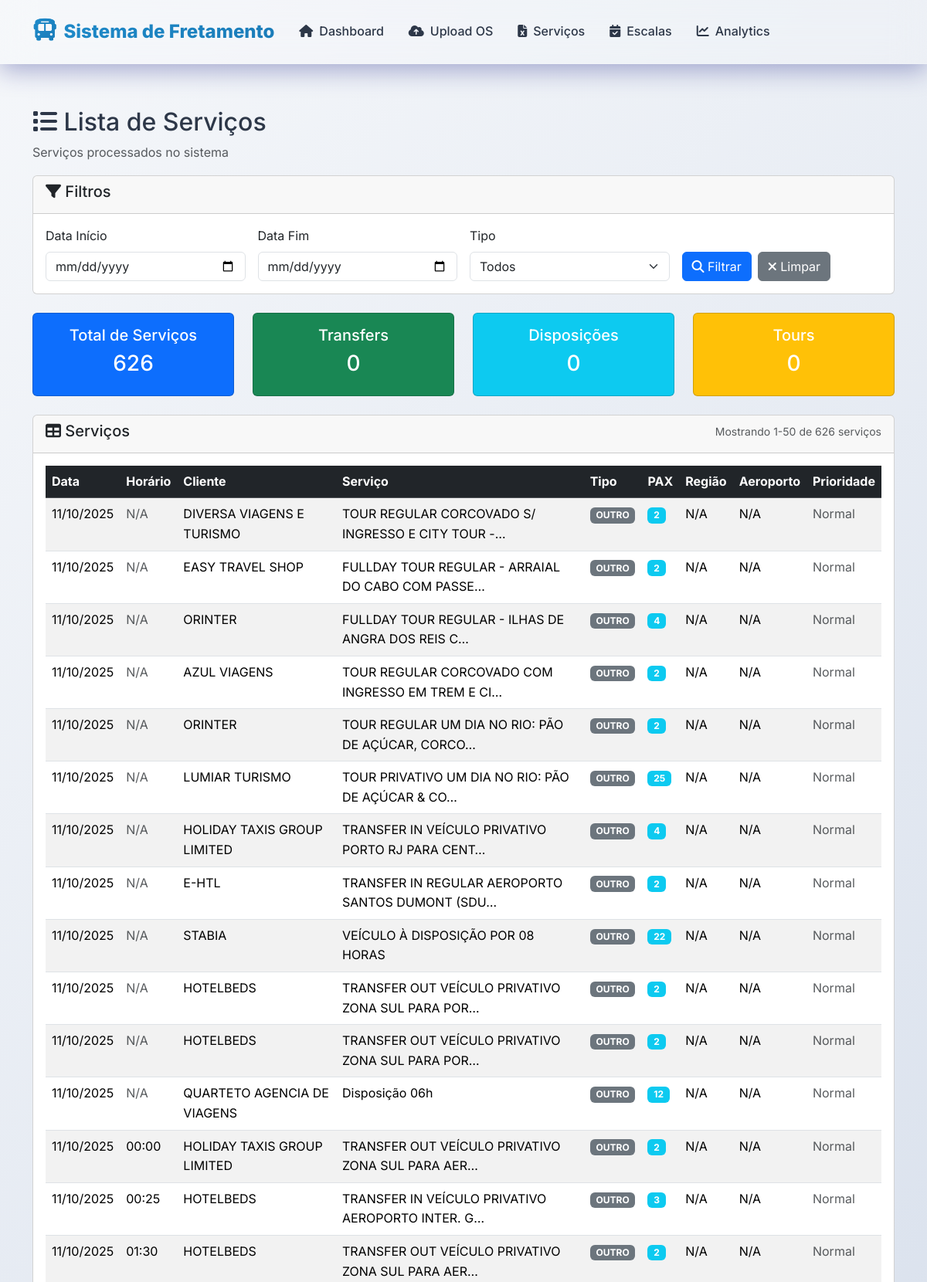
Page /core/servicos/ (upper part) on the committed database.
### core/models.py (models this page shows, shortened)
class Servico(models.Model):
    TIPO_CHOICES = [
        ('TRANSFER', 'Transfer'),
        ('DISPOSICAO', 'Disposição'),
        ('TOUR', 'Tour'),
        ('OUTRO', 'Outro'),
    ]
    DIRECAO_CHOICES = [
        ('IN', 'IN'),
        ('OUT', 'OUT'),
        ('N/A', 'N/A'),
    ]
    AEROPORTO_CHOICES = [
        ('GIG', 'GIG'),
        ('SDU', 'SDU'),
        ('N/A', 'N/A'),
    ]
    REGIAO_CHOICES = [
        ('ZONA SUL', 'Zona Sul'),
        ('SANTOS DUMONT', 'Santos Dumont'),
        ('BARRA', 'Barra'),
        ('CENTRO', 'Centro'),
        ('BUZIOS', 'Búzios'),
        ('ANGRA', 'Angra'),
        ('PETROPOLIS', 'Petrópolis'),
        ('PARATY', 'Paraty'),
        ('MACAE', 'Macaé'),
        ('N/A', 'N/A'),
    ]
    numero_venda = models.CharField(max_length=100, blank=True)
    cliente = models.CharField(max_length=200)
    local_pickup = models.CharField(max_length=300, blank=True)
    pax = models.IntegerField(default=0, help_text="Número de passageiros")
    horario = models.TimeField(null=True, blank=True)
    data_do_servico = models.DateField()
    servico = models.TextField()
    tipo = models.CharField(max_length=20, choices=TIPO_CHOICES, default='OUTRO')
    direcao = models.CharField(max_length=10, choices=DIRECAO_CHOICES, default='N/A')
    aeroporto = models.CharField(max_length=10, choices=AEROPORTO_CHOICES, default='N/A')
    regiao = models.CharField(max_length=20, choices=REGIAO_CHOICES, default='N/A')
    eh_regular = models.BooleanField(default=False)
    eh_prioritario = models.BooleanField(default=False)
    linha_original = models.IntegerField(null=True, blank=True, help_text="Linha na planilha original")
    arquivo_origem = models.CharField(max_length=255, blank=True, help_text="Nome do arquivo de origem")
    created_at = models.DateTimeField(auto_now_add=True)
    updated_at = models.DateTimeField(auto_now=True)
    class Meta:
        ordering = ['data_do_servico', 'horario']
        verbose_name = 'Serviço'
        verbose_name_plural = 'Serviços'

### core/views.py (the view)
# urls.py: path('servicos/', views.ListaServicosView.as_view(), name='lista_servicos'),
class ListaServicosView(ListView):
    model = Servico
    template_name = 'core/lista_servicos.html'
    context_object_name = 'servicos'
    paginate_by = 50
    def get_queryset(self):
        queryset = super().get_queryset().select_related()
        data_inicio = self.request.GET.get('data_inicio')
        data_fim = self.request.GET.get('data_fim')
        tipo = self.request.GET.get('tipo')
        if data_inicio:
            queryset = queryset.filter(data_do_servico__gte=parse_data_brasileira(data_inicio))
        if data_fim:
            queryset = queryset.filter(data_do_servico__lte=parse_data_brasileira(data_fim))
        if tipo:
            queryset = queryset.filter(tipo=tipo)
        return queryset.order_by('-data_do_servico', 'horario')
    def get_context_data(self, **kwargs):
        context = super().get_context_data(**kwargs)
        cache_key = f"lista_servicos_stats_{hash(str(self.request.GET))}"
        stats = cache.get(cache_key)
        if not stats:
            queryset = self.get_queryset()
            stats = queryset.aggregate(
                total_transfers=Count('id', filter=Q(tipo='TRANSFER')),
                total_disposicoes=Count('id', filter=Q(tipo='DISPOSICAO')),
                total_tours=Count('id', filter=Q(tipo='TOUR'))
            )
            cache.set(cache_key, stats, 300)
        context.update(stats)
        return context

### core/templatetags/core_extras.py (called while the page is built)
@register.filter
def querystring_without_page(get_dict):
    mutable_dict = get_dict.copy()
    if 'page' in mutable_dict:
        del mutable_dict['page']
    query = urlencode(mutable_dict)
    return f'&{query}' if query else ''

### templates/core/lista_servicos.html (shortened to what this page needs)
{% extends 'base.html' %}
{% load core_extras %}
{% block content %}
<div class="container mt-4">
    <div class="row">
        <div class="col-12">
            {% if mostrar_info_arquivo %}
                <div class="d-flex align-items-center mb-3">
                    <a href="{% url 'core:lista_arquivos' %}" class="btn btn-outline-secondary me-3">
                        <i class="fas fa-arrow-left"></i>
                    </a>
                    <div>
                        <h2><i class="fas fa-file-excel text-success"></i> {{ arquivo.nome_arquivo }}</h2>
                        <p class="text-muted mb-0">
                            Arquivo processado em {{ arquivo.created_at|date:"d/m/Y às H:i" }} por {{ arquivo.usuario_upload|default:"Sistema" }}
                            <br>
                            <small>
                                <i class="fas fa-calendar"></i> Período: {{ arquivo.periodo_servicos }} |
                                <i class="fas fa-chart-line"></i> {{ arquivo.total_servicos_criados }} serviços |
                                <i class="fas fa-weight-hanging"></i> {{ arquivo.tamanho_formatado }}
                            </small>
                        </p>
                    </div>
                </div>
            {% else %}
                <h2><i class="fas fa-list"></i> Lista de Serviços</h2>
                <p class="text-muted">Serviços processados no sistema</p>
            {% endif %}
        </div>
    </div>
    <div class="card mb-4">
        <div class="card-header">
            <h5><i class="fas fa-filter"></i> Filtros</h5>
        </div>
        <div class="card-body">
            <form method="get" class="row g-3">
                <div class="col-md-3">
                    <label for="data_inicio" class="form-label">Data Início</label>
                    <input type="date" class="form-control" id="data_inicio" name="data_inicio"
                           value="{{ request.GET.data_inicio }}" lang="pt-BR">
                </div>
                <div class="col-md-3">
                    <label for="data_fim" class="form-label">Data Fim</label>
                    <input type="date" class="form-control" id="data_fim" name="data_fim"
                           value="{{ request.GET.data_fim }}" lang="pt-BR">
                </div>
                <div class="col-md-3">
                    <label for="tipo" class="form-label">Tipo</label>
                    <select class="form-select" id="tipo" name="tipo">
                        <option value="">Todos</option>
                    </select>
                </div>
                <div class="col-md-3 d-flex align-items-end">
                    <button type="submit" class="btn btn-primary me-2">
                        <i class="fas fa-search"></i> Filtrar
                    </button>
                    <a href="{% url 'core:lista_servicos' %}" class="btn btn-secondary">
                        <i class="fas fa-times"></i> Limpar
                    </a>
                </div>
            </form>
        </div>
    </div>
    <div class="row mb-4">
        <div class="col-md-3">
            <div class="card text-white bg-primary">
                <div class="card-body text-center">
                    <h5 class="card-title">Total de Serviços</h5>
                    <h3>{{ page_obj.paginator.count }}</h3>
                </div>
            </div>
        </div>
        <div class="col-md-3">
            <div class="card text-white bg-success">
                <div class="card-body text-center">
                    <h5 class="card-title">Transfers</h5>
                    <h3>{{ total_transfers|default:0 }}</h3>
                </div>
            </div>
        </div>
        <div class="col-md-3">
            <div class="card text-white bg-info">
                <div class="card-body text-center">
                    <h5 class="card-title">Disposições</h5>
                    <h3>{{ total_disposicoes|default:0 }}</h3>
                </div>
            </div>
        </div>
        <div class="col-md-3">
            <div class="card text-white bg-warning">
                <div class="card-body text-center">
                    <h5 class="card-title">Tours</h5>
                    <h3>{{ total_tours|default:0 }}</h3>
                </div>
            </div>
        </div>
    </div>
    <div class="card">
        <div class="card-header d-flex justify-content-between">
            <h5><i class="fas fa-table"></i> Serviços</h5>
            <div>
                <small class="text-muted">
                    Mostrando {{ page_obj.start_index }}-{{ page_obj.end_index }} de {{ page_obj.paginator.count }} serviços
                </small>
            </div>
        </div>
        <div class="card-body">
            {% if servicos %}
            <div class="table-responsive">
                <table class="table table-striped table-hover">
                    <thead class="table-dark">
                        <tr>
                            <th>Data</th>
                            <th>Horário</th>
                            <th>Cliente</th>
                            <th>Serviço</th>
                            <th>Tipo</th>
                            <th>PAX</th>
                            <th>Região</th>
                            <th>Aeroporto</th>
                            <th>Prioridade</th>
                        </tr>
                    </thead>
                    <tbody>
                        {% for servico in servicos %}
                        <tr>
                            <td>{{ servico.data_do_servico|date:"d/m/Y" }}</td>
                            <td>
                                {% if servico.horario %}
                                    {{ servico.horario|time:"H:i" }}
                                {% else %}
                                    <span class="text-muted">N/A</span>
                                {% endif %}
                            </td>
                            <td>{{ servico.cliente|truncatechars:30 }}</td>
                            <td>{{ servico.servico|truncatechars:50 }}</td>
                            <td>
                                {% if servico.tipo == 'TRANSFER' %}
                                    <span class="badge bg-primary">Transfer</span>
                                {% elif servico.tipo == 'DISPOSICAO' %}
                                    <span class="badge bg-success">Disposição</span>
                                {% elif servico.tipo == 'TOUR' %}
                                    <span class="badge bg-warning">Tour</span>
                                {% else %}
                                    <span class="badge bg-secondary">{{ servico.tipo }}</span>
                                {% endif %}
                            </td>
                            <td>
                                <span class="badge bg-info">{{ servico.pax }}</span>
                            </td>
                            <td>{{ servico.regiao }}</td>
                            <td>{{ servico.aeroporto }}</td>
                            <td>
                                {% if servico.eh_prioritario %}
                                    <span class="badge bg-danger">
                                        <i class="fas fa-star"></i> Prioridade
                                    </span>
                                {% else %}
                                    <span class="text-muted">Normal</span>
                                {% endif %}
                            </td>
                        </tr>
                        {% endfor %}
                    </tbody>
                </table>
            </div>
            {% endif %}
        </div>
    </div>
</div>
{% endblock %}

### static/css/dashboard.css (style rules this page uses)
:root { --primary-gradient: linear-gradient(135deg, #1F8CCB 0%, #1a7bb8 100%); --secondary-gradient: linear-gradient(135deg, #f093fb 0%, #f5576c 100%); --success-gradient: linear-gradient(135deg, #4facfe 0%, #00f2fe 100%); --warning-gradient: linear-gradient(135deg, #43e97b 0%, #38f9d7 100%); --danger-gradient: linear-gradient(135deg, #fa709a 0%, #fee140 100%); --info-gradient: linear-gradient(135deg, #a8edea 0%, #fed6e3 100%); --glass-bg: rgba(255, 255, 255, 0.25); --glass-border: rgba(255, 255, 255, 0.18); --glass-shadow: 0 8px 32px 0 rgba(31, 38, 135, 0.37); --primary-color: #1F8CCB; --secondary-color: #1a7bb8; --text-primary: #2d3748; --text-secondary: #718096; --text-light: #a0aec0; --bg-light: #f7fafc; --bg-dark: #1a202c; --spacing-xs: 0.25rem; --spacing-sm: 0.5rem; --spacing-md: 1rem; --spacing-lg: 1.5rem; --spacing-xl: 2rem; --spacing-xxl: 3rem; --border-radius-sm: 8px; --border-radius-md: 12px; --border-radius-lg: 16px; --border-radius-xl: 20px; --border-radius-xxl: 24px; --shadow-sm: 0 1px 3px rgba(0, 0, 0, 0.12), 0 1px 2px rgba(0, 0, 0, 0.24); --shadow-md: 0 4px 6px rgba(0, 0, 0, 0.07), 0 2px 4px rgba(0, 0, 0, 0.06); --shadow-lg: 0 10px 15px rgba(0, 0, 0, 0.1), 0 4px 6px rgba(0, 0, 0, 0.05); --shadow-xl: 0 20px 25px rgba(0, 0, 0, 0.1), 0 10px 10px rgba(0, 0, 0, 0.04); --shadow-2xl: 0 25px 50px rgba(0, 0, 0, 0.25); }
* { margin: 0; padding: 0; box-sizing: border-box; }
body { font-family: 'Inter', -apple-system, BlinkMacSystemFont, 'Segoe UI', Roboto, sans-serif; background: linear-gradient(135deg, #f5f7fa 0%, #c3cfe2 100%); min-height: 100vh; color: var(--text-primary); overflow-x: hidden; line-height: 1.6; }

### static/css/whatsapp-dark.css (style rules this page uses)
:root { --wa-bg-primary: #0b141a; --wa-bg-secondary: #1f2c34; --wa-bg-card: #2a3942; --wa-text-primary: #e9edef; --wa-text-secondary: #8696a0; --wa-border: #3b4a54; --wa-accent: #1F8CCB; --wa-accent-hover: #1a7bb8; --wa-accent-light: rgba(31, 140, 203, 0.1); --wa-shadow: rgba(0, 0, 0, 0.4); }

### templates/base.html (style rules this page uses)
:root { --primary-gradient: linear-gradient(135deg, #1F8CCB 0%, #1a7bb8 100%); --secondary-gradient: linear-gradient(135deg, #f093fb 0%, #f5576c 100%); --success-gradient: linear-gradient(135deg, #4facfe 0%, #00f2fe 100%); --warning-gradient: linear-gradient(135deg, #43e97b 0%, #38f9d7 100%); --dark-gradient: linear-gradient(135deg, #434343 0%, #000000 100%); --glass-bg: rgba(255, 255, 255, 0.15); --glass-border: rgba(255, 255, 255, 0.2); --glass-shadow: 0 8px 32px 0 rgba(31, 38, 135, 0.37); --primary-color: #1F8CCB; --text-primary: #2d3748; --text-secondary: #718096; --bg-light: #f8fafc; }
* { margin: 0; padding: 0; box-sizing: border-box; }
body { font-family: 'Inter', -apple-system, BlinkMacSystemFont, 'Segoe UI', Roboto, sans-serif; background: linear-gradient(135deg, #f5f7fa 0%, #c3cfe2 100%); min-height: 100vh; color: var(--text-primary); overflow-x: hidden; }
.fade-in-up { animation: fadeInUp 0.6s ease-out; }

### rows in the picture
Servico: data_do_servico "11/10/2025", shows "N/A", cliente "DIVERSA VIAGENS E TURISMO", servico "TOUR REGULAR CORCOVADO S/ INGRESSO E CITY TOUR -…", tipo "OUTRO", pax "2", regiao "N/A", aeroporto "N/A", eh_prioritario "Normal"
Servico: data_do_servico "11/10/2025", shows "N/A", cliente "EASY TRAVEL SHOP", servico "FULLDAY TOUR REGULAR - ARRAIAL DO CABO COM PASSE…", tipo "OUTRO", pax "2", regiao "N/A", aeroporto "N/A", eh_prioritario "Normal"
Servico: data_do_servico "11/10/2025", shows "N/A", cliente "ORINTER", servico "FULLDAY TOUR REGULAR - ILHAS DE ANGRA DOS REIS C…", tipo "OUTRO", pax "4", regiao "N/A", aeroporto "N/A", eh_prioritario "Normal"
Servico: data_do_servico "11/10/2025", shows "N/A", cliente "AZUL VIAGENS", servico "TOUR REGULAR CORCOVADO COM INGRESSO EM TREM E CI…", tipo "OUTRO", pax "2", regiao "N/A", aeroporto "N/A", eh_prioritario "Normal"
Servico: data_do_servico "11/10/2025", shows "N/A", cliente "ORINTER", servico "TOUR REGULAR UM DIA NO RIO: PÃO DE AÇÚCAR, CORCO…", tipo "OUTRO", pax "2", regiao "N/A", aeroporto "N/A", eh_prioritario "Normal"
Servico: data_do_servico "11/10/2025", shows "N/A", cliente "LUMIAR TURISMO", servico "TOUR PRIVATIVO UM DIA NO RIO: PÃO DE AÇÚCAR & CO…", tipo "OUTRO", pax "25", regiao "N/A", aeroporto "N/A", eh_prioritario "Normal"
Servico: data_do_servico "11/10/2025", shows "N/A", cliente "HOLIDAY TAXIS GROUP LIMITED", servico "TRANSFER IN VEÍCULO PRIVATIVO PORTO RJ PARA CENT…", tipo "OUTRO", pax "4", regiao "N/A", aeroporto "N/A", eh_prioritario "Normal"
Servico: data_do_servico "11/10/2025", shows "N/A", cliente "E-HTL", servico "TRANSFER IN REGULAR AEROPORTO SANTOS DUMONT (SDU…", tipo "OUTRO", pax "2", regiao "N/A", aeroporto "N/A", eh_prioritario "Normal"
Servico: data_do_servico "11/10/2025", shows "N/A", cliente "STABIA", servico "VEÍCULO À DISPOSIÇÃO POR 08 HORAS", tipo "OUTRO", pax "22", regiao "N/A", aeroporto "N/A", eh_prioritario "Normal"
Servico: data_do_servico "11/10/2025", shows "N/A", cliente "HOTELBEDS", servico "TRANSFER OUT VEÍCULO PRIVATIVO ZONA SUL PARA POR…", tipo "OUTRO", pax "2", regiao "N/A", aeroporto "N/A", eh_prioritario "Normal"
Servico: data_do_servico "11/10/2025", shows "N/A", cliente "HOTELBEDS", servico "TRANSFER OUT VEÍCULO PRIVATIVO ZONA SUL PARA POR…", tipo "OUTRO", pax "2", regiao "N/A", aeroporto "N/A", eh_prioritario "Normal"
Servico: data_do_servico "11/10/2025", shows "N/A", cliente "QUARTETO AGENCIA DE VIAGENS", servico "Disposição 06h", tipo "OUTRO", pax "12", regiao "N/A", aeroporto "N/A", eh_prioritario "Normal"
Servico: data_do_servico "11/10/2025", horario "00:00", cliente "HOLIDAY TAXIS GROUP LIMITED", servico "TRANSFER OUT VEÍCULO PRIVATIVO ZONA SUL PARA AER…", tipo "OUTRO", pax "2", regiao "N/A", aeroporto "N/A", eh_prioritario "Normal"
Servico: data_do_servico "11/10/2025", horario "00:25", cliente "HOTELBEDS", servico "TRANSFER IN VEÍCULO PRIVATIVO AEROPORTO INTER. G…", tipo "OUTRO", pax "3", regiao "N/A", aeroporto "N/A", eh_prioritario "Normal"
Servico: data_do_servico "11/10/2025", horario "01:30", cliente "HOTELBEDS", servico "TRANSFER OUT VEÍCULO PRIVATIVO ZONA SUL PARA AER…", tipo "OUTRO", pax "2", regiao "N/A", aeroporto "N/A", eh_prioritario "Normal"

### other values in the picture
{{ page_obj.paginator.count }} "626"
{{ total_transfers|default:0 }} "0"
{{ total_disposicoes|default:0 }} "0"
{{ total_tours|default:0 }} "0"
{{ page_obj.start_index }} "1"
{{ page_obj.end_index }} "50"
